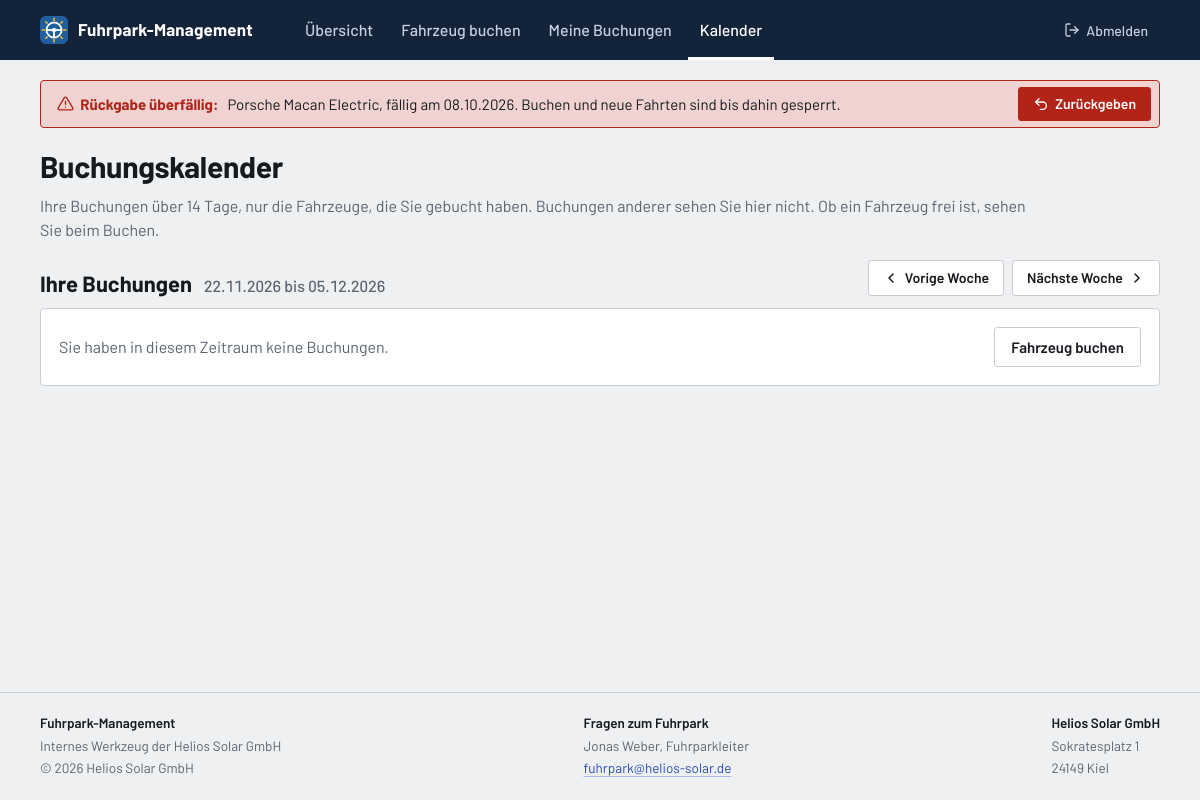
Screenshot of /kalender.php?woche=1 (signed in) with the database file from the repository.
### tables this page shows
CREATE TABLE buchungen (
    id                     INT UNSIGNED     NOT NULL AUTO_INCREMENT,
    fahrzeug_id            INT UNSIGNED     NOT NULL,   
    antragsteller_id       INT UNSIGNED     NOT NULL,   
    fahrer_id              INT UNSIGNED     NOT NULL,   
    start                  DATE             NOT NULL,
    ende                   DATE             NOT NULL,
    zweck_id               TINYINT UNSIGNED NOT NULL,
    personenanzahl         TINYINT UNSIGNED NOT NULL,   
    status_id              TINYINT UNSIGNED NOT NULL DEFAULT 1,  
    beantragt_am           DATETIME         NOT NULL DEFAULT CURRENT_TIMESTAMP,

     
     
    entscheidung_von       INT UNSIGNED     NULL,       
    entscheidung_am        DATETIME         NULL,
    entscheidung_kommentar TEXT             NULL,       
    entscheidung_gelesen_am DATETIME        NULL,       

     
    begonnen_am            DATETIME         NULL,
    km_start               INT UNSIGNED     NULL,       

     
    zurueckgegeben_am      DATETIME         NULL,
    km_ende                INT UNSIGNED     NULL,
    bemerkung              TEXT             NULL,       

    PRIMARY KEY (id),
    KEY idx_buchungen_belegung (fahrzeug_id, start, ende),
    KEY idx_buchungen_status (status_id),
    CONSTRAINT fk_buchungen_fahrzeug                     
        FOREIGN KEY (fahrzeug_id) REFERENCES fahrzeuge (id),
    CONSTRAINT fk_buchungen_antragsteller                
        FOREIGN KEY (antragsteller_id) REFERENCES nutzer (id),
    CONSTRAINT fk_buchungen_fahrer                       
        FOREIGN KEY (fahrer_id) REFERENCES nutzer (id),
    CONSTRAINT fk_buchungen_entscheidung_von             
        FOREIGN KEY (entscheidung_von) REFERENCES nutzer (id),
    CONSTRAINT fk_buchungen_zweck                        
        FOREIGN KEY (zweck_id) REFERENCES zwecke (id),
    CONSTRAINT fk_buchungen_status                       
        FOREIGN KEY (status_id) REFERENCES buchungsstatus (id)
);

CREATE TABLE fahrzeuge (
    id            INT UNSIGNED      NOT NULL AUTO_INCREMENT,
    kennzeichen   VARCHAR(20)       NOT NULL,
    art_id        TINYINT UNSIGNED  NOT NULL,
    typ           VARCHAR(30)       NOT NULL,       
    hersteller    VARCHAR(50)       NOT NULL,
    modell        VARCHAR(50)       NOT NULL,
    baujahr       SMALLINT UNSIGNED NULL,
    bild          VARCHAR(100)      NULL,           
    sitzplaetze   TINYINT UNSIGNED  NOT NULL,
    antrieb_id    TINYINT UNSIGNED  NULL,
    kmstand       INT UNSIGNED      NULL,           
    fuehrerschein VARCHAR(5)        NULL,           
    hu_au         DATE              NULL,           
    geloescht_am  DATETIME          NULL,           
    PRIMARY KEY (id),
    CONSTRAINT fk_fahrzeuge_art                     
        FOREIGN KEY (art_id) REFERENCES fahrzeugarten (id),
    CONSTRAINT fk_fahrzeuge_antrieb                 
        FOREIGN KEY (antrieb_id) REFERENCES antriebe (id)
);

CREATE TABLE nutzer (
    id            INT UNSIGNED     NOT NULL AUTO_INCREMENT,
    vorname       VARCHAR(50)      NOT NULL,
    nachname      VARCHAR(50)      NOT NULL,
    rolle_id      TINYINT UNSIGNED NOT NULL DEFAULT 1,  
    passwort_hash VARCHAR(255)     NOT NULL,            
    darf_luxus    TINYINT(1)       NOT NULL DEFAULT 0,  
    geloescht_am  DATETIME         NULL,                
    PRIMARY KEY (id),
    CONSTRAINT fk_nutzer_rolle                          
        FOREIGN KEY (rolle_id) REFERENCES rollen (id)
);

### includes/klassen/CListeBuchungen.php (called while the page is built, shortened)
<?php
class CListeBuchungen
{
    private array $m_Liste = [];
    public function LadenLaufendeFahrten(int $in_FahrerID): void
    {
        $this->Laden(
            CBuchung::SQL_OHNE_NAMEN . ' WHERE b.fahrer_id = ? AND b.status_id = ? ORDER BY b.start, b.id',
            [$in_FahrerID, STATUS_UNTERWEGS]
        );
    }
    private function Laden(string $in_SQL, array $in_Parameter): void
    {
        $Statement = db()->prepare($in_SQL);
        $Statement->execute($in_Parameter);
        foreach ($Statement->fetchAll() as $Zeile) {
            $this->m_Liste[] = new CBuchung($Zeile);
        }
    }
    public function GetAlle(): array
    {
        return $this->m_Liste;
    }
}

### includes/klassen/CBuchung.php (called while the page is built, shortened)
<?php
class CBuchung
{
    private int $m_ID;
    private int $m_FahrzeugID;
    private DateTimeImmutable $m_Ende;
    private int $m_StatusID;
    public function __construct(array $in_Zeile)
    {
        $this->m_ID               = (int) $in_Zeile['id'];
        $this->m_FahrzeugID       = (int) $in_Zeile['fahrzeug_id'];
        $this->m_Ende             = new DateTimeImmutable($in_Zeile['ende']);
        $this->m_StatusID         = (int) $in_Zeile['status_id'];
    }
    public function IstUeberfaellig(): bool
    {
        return $this->m_StatusID === STATUS_UNTERWEGS && $this->m_Ende < new DateTimeImmutable('today');
    }
    public function GetID(): int
    {
        return $this->m_ID;
    }
    public function GetFahrzeugID(): int
    {
        return $this->m_FahrzeugID;
    }
    public function GetEnde(): DateTimeImmutable
    {
        return $this->m_Ende;
    }
}

### includes/db.php (called while the page is built, shortened)
<?php
function db(): PDO
{
    static $pdo = null;
    if ($pdo instanceof PDO) {
        return $pdo;
    }
    $dsn = sprintf('mysql:host=%s;dbname=%s;charset=%s', DB_HOST, DB_NAME, DB_CHARSET);
    try {
        $pdo = new PDO($dsn, DB_USER, DB_PASS, [
            PDO::ATTR_ERRMODE            => PDO::ERRMODE_EXCEPTION,
            PDO::ATTR_DEFAULT_FETCH_MODE => PDO::FETCH_ASSOC,
            PDO::ATTR_EMULATE_PREPARES   => false,
        ]);
    } catch (PDOException $e) {
        if (APP_ENV === 'dev') {
            exit(
                'Keine Verbindung zur Datenbank "' . DB_NAME . '": ' . $e->getMessage()
                . '<br>Läuft MySQL in XAMPP, und existiert die Datenbank bereits?'
            );
        }
        exit('Die Anwendung ist derzeit nicht verfügbar.');
    }
    return $pdo;
}

### includes/functions.php (called while the page is built, shortened)
<?php
function e(?string $value): string
{
    return htmlspecialchars($value ?? '', ENT_QUOTES, 'UTF-8');
}
function url(string $path = ''): string
{
    return BASE_URL . '/' . ltrim($path, '/');
}
function aktuelle_rolle(): int
{
    return ($_SESSION['rolle_id'] ?? null) === ROLLE_FUHRPARKLEITER ? ROLLE_FUHRPARKLEITER : ROLLE_MITARBEITER;
}
function ist_fuhrparkleiter(): bool
{
    return aktuelle_rolle() === ROLLE_FUHRPARKLEITER;
}

### includes/klassen/CFahrzeug.php (called while the page is built, shortened)
<?php
class CFahrzeug
{
    private string $m_Hersteller;
    private string $m_Modell;
    public function __construct(array $in_Zeile)
    {
        $this->m_Hersteller    = $in_Zeile['hersteller'];
        $this->m_Modell        = $in_Zeile['modell'];
    }
    private static function ZahlOderNull(mixed $in_Wert): ?int
    {
        return $in_Wert !== null ? (int) $in_Wert : null;
    }
    private static function DatumOderNull(?string $in_Wert): ?DateTimeImmutable
    {
        return $in_Wert !== null ? new DateTimeImmutable($in_Wert) : null;
    }
    public static function LoadByID(int $in_ID): ?CFahrzeug
    {
        $Statement = db()->prepare(self::SQL . ' WHERE f.id = ?');
        $Statement->execute([$in_ID]);
        $Zeile = $Statement->fetch();
        return $Zeile !== false ? new CFahrzeug($Zeile) : null;
    }
    public function GetHersteller(): string
    {
        return $this->m_Hersteller;
    }
    public function GetModell(): string
    {
        return $this->m_Modell;
    }
}

### includes/config.php (called while the page is built, shortened)
<?php
require_once __DIR__ . '/db.php';
require_once __DIR__ . '/functions.php';
spl_autoload_register(function (string $klasse): void {
    $datei = __DIR__ . '/klassen/' . $klasse . '.php';
});

### includes/klassen/CListeNutzer.php (called while the page is built, shortened)
<?php
class CListeNutzer
{
    private array $m_Liste = [];
    public function LadenAktive(): void
    {
        $this->Laden('SELECT * FROM nutzer WHERE geloescht_am IS NULL ORDER BY nachname, vorname');
    }
    private function Laden(string $in_SQL): void
    {
        $Statement = db()->prepare($in_SQL);
        $Statement->execute();
        foreach ($Statement->fetchAll() as $Zeile) {
            $this->m_Liste[] = new CNutzer($Zeile);
        }
    }
    public function GetAlle(): array
    {
        return $this->m_Liste;
    }
}

### includes/klassen/CNutzer.php (called while the page is built, shortened)
<?php
class CNutzer
{
    private string $m_Vorname;
    private string $m_Nachname;
    public function __construct(array $in_Zeile)
    {
        $this->m_Vorname      = $in_Zeile['vorname'];
        $this->m_Nachname     = $in_Zeile['nachname'];
    }
    public function GetName(): string
    {
        return $this->m_Vorname . ' ' . $this->m_Nachname;
    }
}

### includes/banner.php (the view, shortened to what this page needs)
<?php
$bannerHeute = new DateTimeImmutable('today');
?>
<div class="container">
    <?php if ($bannerFahrten !== [] && $bannerMitNamen): ?>
        <?php $bannerAnzahl = count($bannerFahrten); ?>
        <details class="banner">
            <summary class="banner__zeile">
                <span class="banner__text">
                    <span class="icon icon--warnung" aria-hidden="true"></span><strong><?= e((string) $bannerAnzahl) ?> <?= $bannerAnzahl === 1 ? 'Rückgabe' : 'Rückgaben' ?> überfällig.</strong>
                    <span class="banner__zusatz">Bitte mit den Fahrern klären.</span>
                </span>
                <span class="button button--klein banner__knopf banner__knopf--details">Details</span>
            </summary>
            <ul class="banner__liste">
                <?php foreach ($bannerFahrten as $Fahrt): ?>
                    <?php $tage = $Fahrt->GetEnde()->diff($bannerHeute)->days; ?>
                    <li>
                        <strong><?= e($Fahrt->GetFahrerName()) ?></strong>
                        <a href="<?= url('fahrzeug.php?id=' . $Fahrt->GetFahrzeugID()) ?>"><?= e($Fahrt->GetFahrzeugName()) ?></a>
                        <span>fällig am <?= e($Fahrt->GetEnde()->format('d.m.Y')) ?>, seit <?= e((string) $tage) ?> <?= $tage === 1 ? 'Tag' : 'Tagen' ?></span>
                    </li>
                <?php endforeach; ?>
            </ul>
        </details>
    <?php elseif ($bannerFahrten !== []): ?>
        <?php foreach ($bannerFahrten as $Fahrt): ?>
            <?php $BannerFahrzeug = CFahrzeug::LoadByID($Fahrt->GetFahrzeugID()); ?>
            <div class="banner banner__zeile">
                <p class="banner__text">
                    <span class="icon icon--warnung" aria-hidden="true"></span><strong>Rückgabe überfällig:</strong>
                    <?= e($BannerFahrzeug->GetHersteller() . ' ' . $BannerFahrzeug->GetModell()) ?>, fällig am <?= e($Fahrt->GetEnde()->format('d.m.Y')) ?>.
                    <span class="banner__zusatz">Buchen und neue Fahrten sind bis dahin gesperrt.</span>
                </p>
                <?php if ($Fahrt->GetID() !== ($bannerOhneKnopf ?? null)): ?>
                    <a class="button button--klein banner__knopf" href="<?= url('rueckgabe.php?buchung=' . $Fahrt->GetID()) ?>"><span class="icon icon--zurueck" aria-hidden="true"></span>Zurückgeben</a>
                <?php endif; ?>
            </div>
        <?php endforeach; ?>
    <?php endif; ?>
</div>

### includes/footer.php (shortened to what this page needs)
<?php
$FussNutzer = $Angemeldet ?? null;
$fussKontakt = [];
if ($FussNutzer !== null && $FussNutzer->GetRolleID() === ROLLE_MITARBEITER) {
    $FussListe = new CListeNutzer();
    $FussListe->LadenAktive();
    foreach ($FussListe->GetAlle() as $Eintrag) {
        if ($Eintrag->GetRolleID() === ROLLE_FUHRPARKLEITER) {
            $fussKontakt[] = $Eintrag;
        }
    }
}
?>
</main>
<footer class="fussleiste">
    <div class="container fussleiste__innen">
        <div class="fussleiste__block">
            <p class="fussleiste__titel"><?= e(APP_NAME) ?></p>
            <p>Internes Werkzeug der <?= e(FIRMA_NAME) ?></p>
            <p>&copy; <?= date('Y') ?> <?= e(FIRMA_NAME) ?></p>
        </div>
        <?php if ($fussKontakt !== []): ?>
            <div class="fussleiste__block">
                <p class="fussleiste__titel">Fragen zum Fuhrpark</p>
                <?php foreach ($fussKontakt as $Kontakt): ?>
                    <p><?= e($Kontakt->GetName()) ?>, Fuhrparkleiter</p>
                <?php endforeach; ?>
                <p><a href="mailto:<?= e(FUHRPARK_EMAIL) ?>"><?= e(FUHRPARK_EMAIL) ?></a></p>
            </div>
        <?php endif; ?>
        <address class="fussleiste__block fussleiste__anschrift">
            <p class="fussleiste__titel"><?= e(FIRMA_NAME) ?></p>
            <p><?= e(FIRMA_STRASSE) ?></p>
            <p><?= e(FIRMA_ORT) ?></p>
        </address>
    </div>
</footer>
</body>
</html>

### rows the page displays
buchungen: fahrzeug.modell "Porsche Macan Electric", ende "08.10.2026"
nutzer: $Kontakt->GetName() "Jonas Weber"

### other values shown
APP_NAME "Fuhrpark-Management"
$beschriftung "Übersicht"
$beschriftung "Fahrzeug buchen"
$beschriftung "Meine Buchungen"
$beschriftung "Kalender"
$pageTitle "Buchungskalender"
zeitraum_kurz($ansichtVon, $ansichtBis) "22.11.2026 bis 05.12.2026"
FIRMA_NAME "Helios Solar GmbH"
FUHRPARK_EMAIL "fuhrpark@helios-solar.de"
FIRMA_STRASSE "Sokratesplatz 1"
FIRMA_ORT "24149 Kiel"
